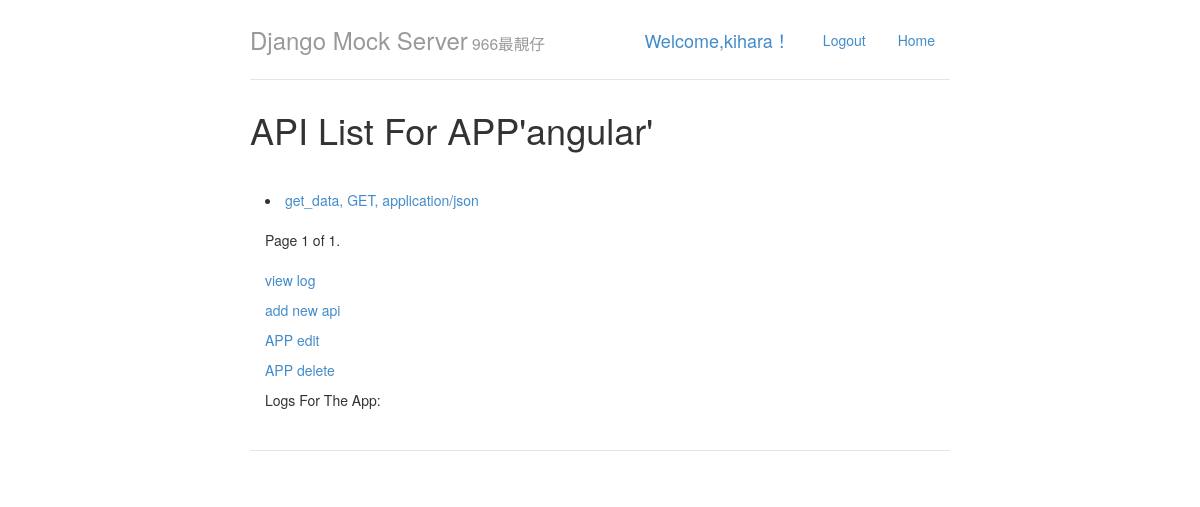
The app's page /app/1/ (signed in) with its own data.
### apitest/models.py (models this page shows, shortened)
class MyApp(models.Model):
    name = models.CharField(max_length=50, unique=True)
    owner = models.ForeignKey(User)

class MyApi(models.Model):
    name = models.CharField(max_length=100)
    app_name = models.ForeignKey(MyApp)
    url_path = models.CharField(max_length=100)
    methods = (
              ('GET', 'GET'),
              ('HEAD', "HEAD"),
              ('POST', 'POST'),
              ('DELETE', 'DELETE'),
              ('PATCH', "PATCH"),
              ('PUT', 'PUT'),
              ('OPTIONS', 'OPTIONS'),
               )
    method = models.CharField(max_length=20, choices=methods, default='GET', blank=True, null=True)
    category = models.CharField(max_length=50, null=True, blank=True)
    status_code = models.CharField(default='200', max_length=5)
    formats = (
              ('application/xml', 'xml'),
              ('md', 'md'),
              ('application/json', 'json'),
              ('text/html', 'html'),
              ('application/atom+xml', 'atom'),
              ('txt', 'txt'),
              ('text/csv', 'csv'),
              ('application/rss+xml', 'rss'),
              )
    response_format = models.CharField(max_length=20, choices=formats, default='application/json', blank=True, null=True)
    response_body = models.TextField()
    response_headers = models.TextField(null=True, blank=True)
    description = models.TextField(null=True, blank=True)
    owner = models.ForeignKey(User)

### apitest/views.py (the view)
# urls.py: url(r'^app/(?P<app_id>\d+)/$', list_by_app, name='apilist'),
def list_by_app(request, app_id):
    item = get_object_or_404(MyApp, pk=app_id)
    list1 = MyApi.objects.filter(app_name=item)
    paginator = Paginator(list1, 25)
    page = request.GET.get('page')
    try:
        items = paginator.page(page)
    except PageNotAnInteger:
        items = paginator.page(1)
    except EmptyPage:
        items = paginator.page(paginator.num_pages)
    return render(request, 'apitest/apilist.html', {'items': items, 'item':item})

### templates/apitest/apilist.html (shortened to what this page needs)
{% extends "base.html" %}
{% block title %}API List For APP'{{ item.name }}'{% endblock %}
{% block content %}
{% for item in items %}
    <li><a href="/api/{{ item.id }}/">{{ item.name }}, {{ item.method }}, {{ item.response_format }}</a></li>
{% endfor %}
{% include 'pagination.html' %}
<p><a href="/logs/{{ item.id }}/">view log</a></p>
<p><a href="/{{ item.name }}/new_api">add new api</a></p>
<p><a href="/app/{{ item.id }}/update">APP edit</a></p>
<p><a href="/app/{{ item.id }}/delete">APP delete</a></p>
Logs For The App:
{% endblock %}

### templates/base.html (shortened to what this page needs)
<!DOCTYPE html>
<html class="no-js">
    <head>
        <link rel="stylesheet" href="{{STATIC_URL}}styles/dfc57042.vendor.css">
        <link rel="stylesheet" href="{{STATIC_URL}}styles/a5896f90.main.css">
    <body >
        <div class="container" >
            <div class="header">
                <ul class="nav nav-pills pull-right">
                	{% if user.is_authenticated %}
					<li>
						<a href="#" class="navbar-brand">Welcome,{{ user.username }}！</a>
					</li>
					<li>
						<a href="{% url 'logout' %}">Logout</a>
					</li>
		          	{% else %}
					<li>
						<a href="{% url 'login' %}" class="navbar-brand">登錄</a>
					{% endif %}
                    <li><a href="{% url 'applist' %}">Home</a></li>
                </ul>
                <h3 class="text-muted">Django Mock Server<small> 966最靚仔</small></h3>
            </div>
            <div>
                <h1>{% block title %}{% endblock %}</h1>
            </div>
            <div class="row marketing">
                <div class="col-xs-12">
                    {% block content %}{% endblock %}
                </div>
            </div>
            <div class="footer">
            </div>
        </div>

### static/styles/a5896f90.main.css (style rules this page uses)
body { padding-top:20px;padding-bottom:20px }
.footer,.header,.marketing { padding-left:15px;padding-right:15px }
.header { border-bottom:1px solid #e5e5e5 }
.header h3 { margin-top:0;margin-bottom:0;line-height:40px;padding-bottom:19px }
.footer { padding-top:19px;color:#777;border-top:1px solid #e5e5e5 }
.marketing { margin:40px 0 }
@media screen and (min-width:768px) { .container { max-width:730px } }
@media screen and (min-width:768px) { .footer,.header,.marketing { padding-left:0;padding-right:0 } }
@media screen and (min-width:768px) { .header { margin-bottom:30px } }

### records on screen
MyApp: name "angular"
MyApi: name "get_data", method "GET", response_format "application/json"

### other values on screen
{{ user.username }} "kihara"
{{ items.number }} "1"
{{ items.paginator.num_pages }} "1"
